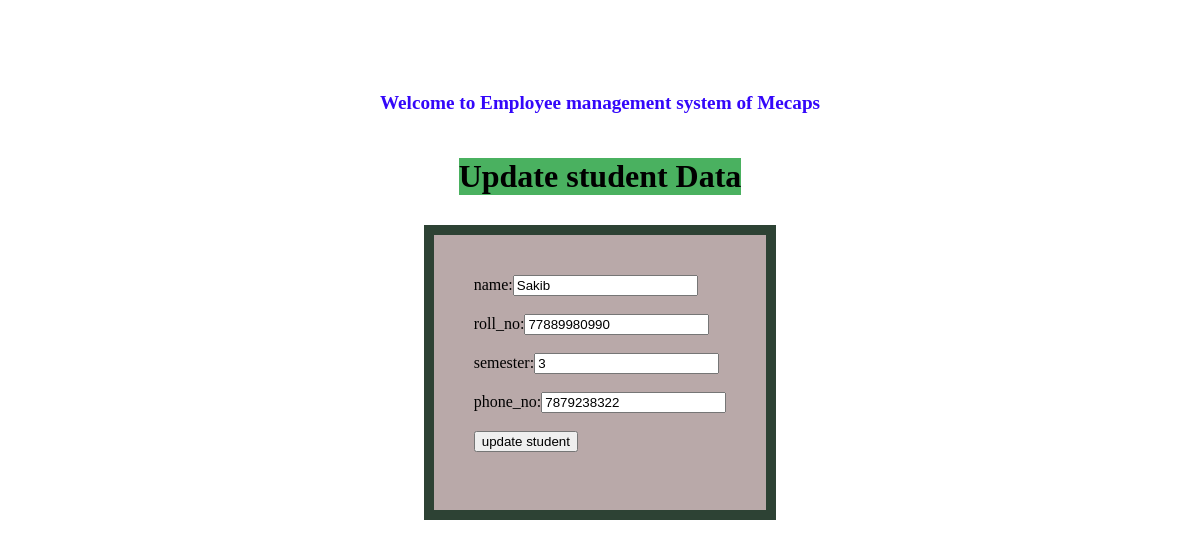
/updatestudent/4/, run on the app's committed database.
### test_app/models.py (models this page shows)
class Student(models.Model):
    name=models.CharField(max_length=20)
    roll_no=models.IntegerField()
    semester=models.IntegerField()
    phone_no=models.IntegerField()

### test_app/views.py (the view, shortened to what this page needs)
# urls.py: path('updatestudent/<int:id>/', views.updatestudent, name='updatestudent'),
def updatestudent(request,id):
    student=Student.objects.get(id=id)
    return render(request,'updatestudent.html',context={'student':student})

### test_app/templates/updatestudent.html (shortened to what this page needs)
{% extends 'base.html' %}
{% block content %}
<h1 style="background-color:rgb(74, 177, 96);">Update student Data</h1>
<body>
    <div class="form-container">
    </head>
<form method="post" >
    <label>name:</label><input type="text" name="name" value={{student.name}} required><br></br>
    <label>roll_no:</label><input type="number" name="roll_no"  value={{student.roll_no}} required><br></br>
    <label>semester:</label><input type="number" name="semester"  value={{student.semester}} required><br></br>
    <label>phone_no:</label><input type="number" name="phone_no"  value={{student.phone_no}} required><br></br>
    <button type="submit">update student</button><br></br>
</form>
{% endblock %}

### test_app/templates/updatestudent.html (style rules this page uses)
body, html { height:75%; margin: 0; display: grid; place-items: center; }
.form-container { padding: 40px; border: 10px solid #2d4234; background-color: #b9a9a9; }

### data on the page
Student: name "Sakib", roll_no "77889980990", semester "3", phone_no "7879238322"
